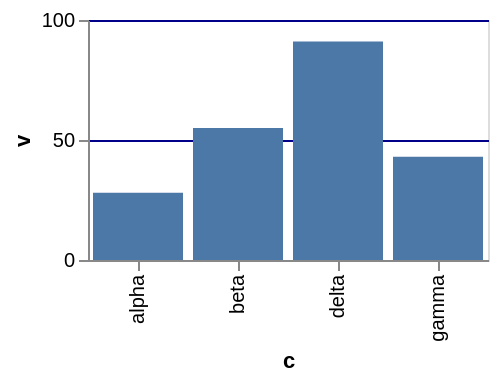

Describe this chart as a Vega-Lite specification.
### Vega-Lite specification from a JSON file in a GitHub repository (floating-point values rounded to 4 significant figures)
{"$schema": "https://vega.github.io/schema/vega-lite/v6.json", "width": 200, "height": 120, "data": {"values": [{"c": "alpha", "v": 28, "w": 3, "t": "2024-01-07"}, {"c": "beta", "v": 55, "w": 7, "t": "2024-03-19"}, {"c": "gamma", "v": 43, "w": 5, "t": "2024-06-02"}, {"c": "delta", "v": 91, "w": 9, "t": "2024-09-11"}]}, "mark": "bar", "encoding": {"x": {"field": "c", "type": "nominal"}, "y": {"field": "v", "type": "quantitative"}}, "config": {"axis": {"gridColor": "darkblue"}}}
